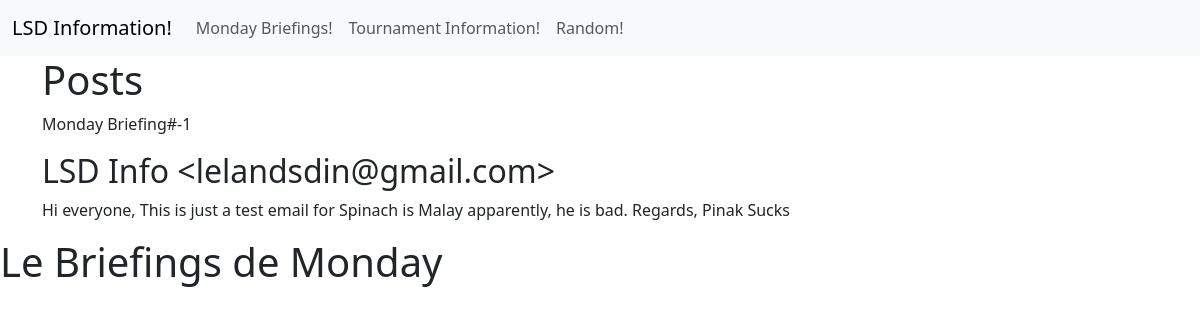
The app's page /monday_briefing, older data.
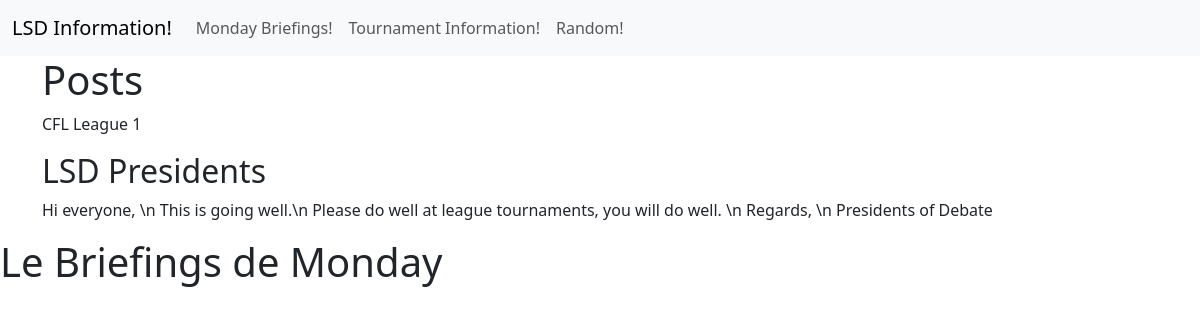
The same page, newer data.
### tables this page shows
CREATE TABLE monday_briefing (subject LONGTEXT, sender LONGTEXT, body LONGTEXT);

### app.py (the view)
@app.route('/monday_briefing')
def render_monday_briefings():
    conn = get_db_connection("Email/emails")
    monday_briefings = conn.execute('SELECT * FROM monday_briefing').fetchall()
    conn.close()
    return render_template("monday_briefings.html", monday_briefings = monday_briefings)

### app.py (called while the page is built)
def get_db_connection(path):
    conn = sqlite3.connect(path +'.db')
    conn.row_factory = sqlite3.Row
    return conn

### templates/monday_briefings.html
{% extends 'emails.html' %}
{% block content %}
    <h1>{% block title %} Posts {% endblock %}</h1>
    {% for monday_briefing in monday_briefings %}
        <div class='post'>
            <p>{{ monday_briefing['subject'] }}</p>
            <h2>{{ monday_briefing['sender'] }}</h2>
            <p>{{ monday_briefing['body'] }}</p>
        </div>
    {% endfor %}
{% endblock %}

Row changes from the older to the newer data that the page shows:
changed monday_briefing: subject "Monday Briefing#-1" → "CFL League 1"; sender "LSD Info <lelandsdin@gmail.com>" → "LSD Presidents"; body "Hi everyone, This is just a test email for Spinach is Malay apparently, he is bad. Regards, Pinak Sucks" → "Hi everyone, \\n This is going well.\\n Please do well at league tournaments, you will do well. \\n Regards, \\n Presidents of Debate"
